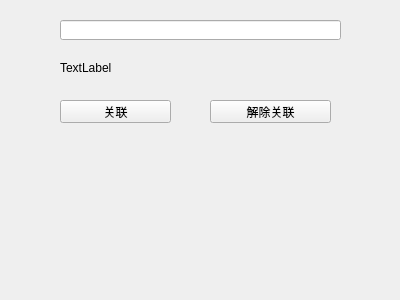
<?xml version="1.0" encoding="UTF-8"?>
<ui version="4.0">
 <class>Widget</class>
 <widget class="QWidget" name="Widget">
  <property name="geometry">
   <rect>
    <x>0</x>
    <y>0</y>
    <width>400</width>
    <height>300</height>
   </rect>
  </property>
  <property name="windowTitle">
   <string>Widget</string>
  </property>
  <widget class="QLineEdit" name="lineEdit">
   <property name="geometry">
    <rect>
     <x>60</x>
     <y>20</y>
     <width>281</width>
     <height>20</height>
    </rect>
   </property>
  </widget>
  <widget class="QLabel" name="label">
   <property name="geometry">
    <rect>
     <x>60</x>
     <y>60</y>
     <width>281</width>
     <height>16</height>
    </rect>
   </property>
   <property name="text">
    <string>TextLabel</string>
   </property>
  </widget>
  <widget class="QPushButton" name="pushButtonConn">
   <property name="geometry">
    <rect>
     <x>60</x>
     <y>100</y>
     <width>111</width>
     <height>23</height>
    </rect>
   </property>
   <property name="text">
    <string>关联</string>
   </property>
  </widget>
  <widget class="QPushButton" name="pushButtonDisconn">
   <property name="geometry">
    <rect>
     <x>210</x>
     <y>100</y>
     <width>121</width>
     <height>23</height>
    </rect>
   </property>
   <property name="text">
    <string>解除关联</string>
   </property>
  </widget>
 </widget>
 <layoutdefault spacing="6" margin="11"/>
 <resources/>
 <connections/>
</ui>
